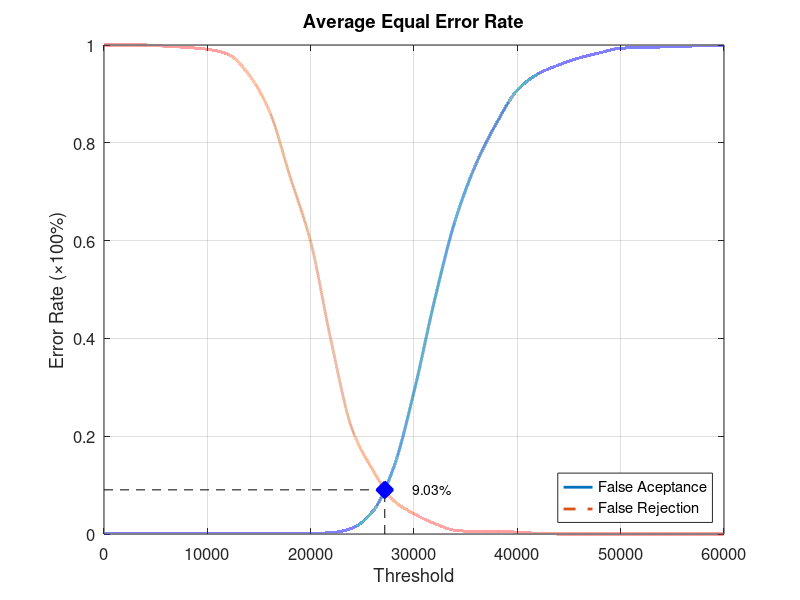
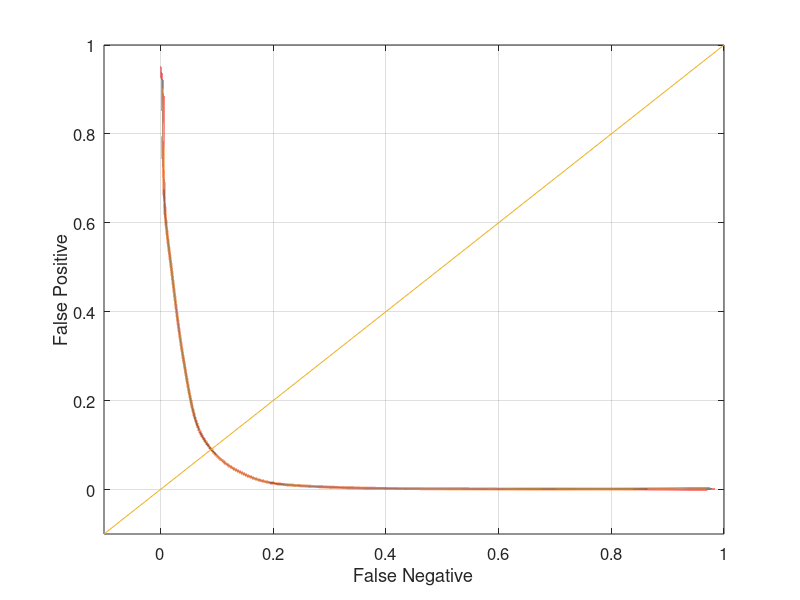

Write MATLAB code to recreate these figures, in order.
function yEER = Experiment4Average
close all;
clear;
clc;
x = 0:2000:60000;
xq = 0:0.5:60000;

y0 = [0 0.00131579 0.00131579 0.00131579 0.00131579 0.00131579 0.00131579 0.00131579 0.00131579 0.00131579 0.00131579 0.00263158 0.0118421 0.0460526 0.134211 0.290789 0.478947 0.642105 0.756579 0.840789 0.907895 0.940789 0.959211 0.973684 0.984211 0.993421 0.994737 0.996053 0.997368 0.998684 1];
yy0 = interp1(x, y0, xq, 'pchip');
y1 = [1 1 1 0.9975 0.995 0.99125 0.98125 0.94 0.865 0.73125 0.5975 0.3925 0.215 0.13125 0.06875 0.04125 0.02125 0.0075 0.005 0.005 0.00375 0.00125 0 0 0 0 0 0 0 0 0];
yy1 = interp1(x, y1, xq, 'pchip');

% Calculating EER: 
y2 = abs(y0 - y1);
find(y2 == min(y2))
yy2 = abs(yy0 - yy1);
xEER = find(yy2 == min(yy2));
xEERIndex = xq(xEER) % X-axis EER
yEER = yy0(xEER) % Y-axis EER

main = figure
plot(xq, yy0,'-','LineWidth', 2);	hold on
plot(xq, yy1,'--','LineWidth', 2);	hold on
plot([xEERIndex xEERIndex], [0 yEER], 'k--');	hold on
plot([0 xEERIndex], [yEER yEER], 'k--');	hold on
plot(xEERIndex, yEER, 'bx', 'LineWidth', 10);	hold on
text(xEERIndex + 10 * xEERIndex / 100, yEER, [num2str(round((10000 * yEER)) / 100) '%'])
legend('False Aceptance', 'False Rejection', 'Location', 'SouthEast')
xlabel('Threshold')
ylabel('Error Rate (\times100%)')
title('Average Equal Error Rate')
set(gca, 'FontSize', 12)
axis([0 60000 0 1])
grid on

print(main, 'Experiment4AverageMain', '-dpng');
FNRxFPR = figure('Color', [1 1 1]);
plot(yy1, yy0, '-', yy1, yy0, 'LineWidth', 2);
hold on
y = -0.1:0.1:1
plot(y, y); 
set(gca, 'FontSize', 12)
xlabel('False Negative')
ylabel('False Positive')
axis([-0.1 1 -0.1 1])
set(gca, 'FontSize', 12)
grid on

print(FNRxFPR, 'Experiment4AverageFNRxFPR','-dpng');
end
